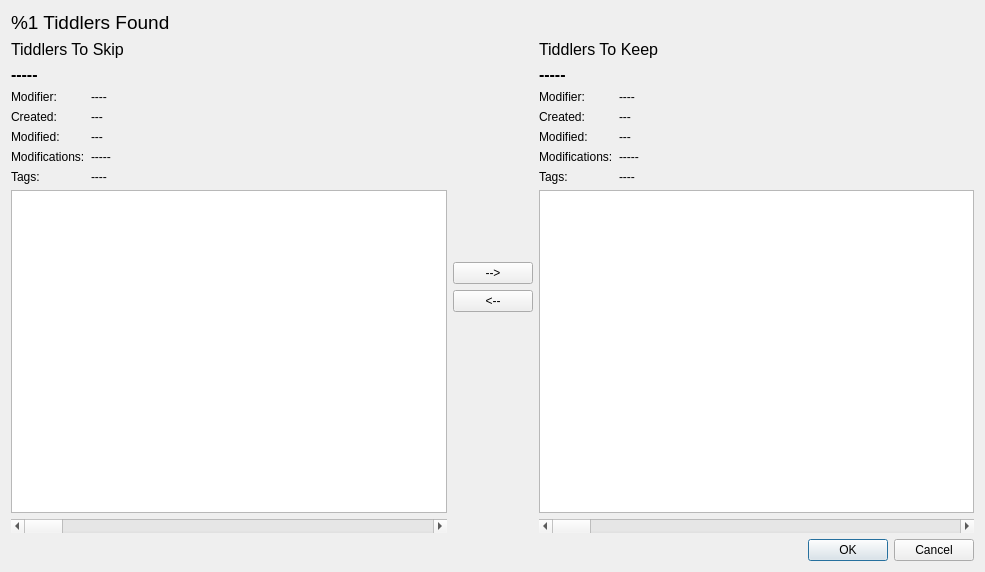
<?xml version="1.0" encoding="UTF-8"?>
<ui version="4.0">
 <class>PreviewImportDialog</class>
 <widget class="QDialog" name="PreviewImportDialog">
  <property name="geometry">
   <rect>
    <x>0</x>
    <y>0</y>
    <width>985</width>
    <height>572</height>
   </rect>
  </property>
  <property name="windowTitle">
   <string>Preview Import</string>
  </property>
  <layout class="QVBoxLayout" name="verticalLayout_4">
   <item>
    <widget class="QLabel" name="numTiddlersLabel">
     <property name="font">
      <font>
       <pointsize>14</pointsize>
      </font>
     </property>
     <property name="text">
      <string>%1 Tiddlers Found</string>
     </property>
    </widget>
   </item>
   <item>
    <layout class="QHBoxLayout" name="horizontalLayout">
     <item>
      <layout class="QVBoxLayout" name="verticalLayout_2">
       <item>
        <widget class="QLabel" name="label_11">
         <property name="font">
          <font>
           <pointsize>12</pointsize>
          </font>
         </property>
         <property name="text">
          <string>Tiddlers To Skip</string>
         </property>
        </widget>
       </item>
       <item>
        <widget class="QLabel" name="skipPageTitleLabel">
         <property name="font">
          <font>
           <pointsize>12</pointsize>
           <weight>75</weight>
           <bold>true</bold>
          </font>
         </property>
         <property name="text">
          <string>-----</string>
         </property>
        </widget>
       </item>
       <item>
        <layout class="QFormLayout" name="formLayout">
         <item row="0" column="0">
          <widget class="QLabel" name="label_5">
           <property name="text">
            <string>Modifier:</string>
           </property>
          </widget>
         </item>
         <item row="0" column="1">
          <widget class="QLabel" name="skipCreatorLabel">
           <property name="sizePolicy">
            <sizepolicy hsizetype="Preferred" vsizetype="Preferred">
             <horstretch>1</horstretch>
             <verstretch>0</verstretch>
            </sizepolicy>
           </property>
           <property name="text">
            <string>----</string>
           </property>
          </widget>
         </item>
         <item row="1" column="0">
          <widget class="QLabel" name="label">
           <property name="text">
            <string>Created:</string>
           </property>
          </widget>
         </item>
         <item row="1" column="1">
          <widget class="QLabel" name="skipDateCreatedLabel">
           <property name="text">
            <string>---</string>
           </property>
          </widget>
         </item>
         <item row="2" column="0">
          <widget class="QLabel" name="label_2">
           <property name="text">
            <string>Modified:</string>
           </property>
          </widget>
         </item>
         <item row="2" column="1">
          <widget class="QLabel" name="skipDateModifiedLabel">
           <property name="text">
            <string>---</string>
           </property>
          </widget>
         </item>
         <item row="3" column="0">
          <widget class="QLabel" name="label_3">
           <property name="text">
            <string>Modifications:</string>
           </property>
          </widget>
         </item>
         <item row="3" column="1">
          <widget class="QLabel" name="skipNumModsLabel">
           <property name="text">
            <string>-----</string>
           </property>
          </widget>
         </item>
         <item row="4" column="0">
          <widget class="QLabel" name="label_4">
           <property name="text">
            <string>Tags:</string>
           </property>
          </widget>
         </item>
         <item row="4" column="1">
          <widget class="QLabel" name="skipTagsLabel">
           <property name="sizePolicy">
            <sizepolicy hsizetype="Preferred" vsizetype="Preferred">
             <horstretch>1</horstretch>
             <verstretch>0</verstretch>
            </sizepolicy>
           </property>
           <property name="text">
            <string>----</string>
           </property>
          </widget>
         </item>
        </layout>
       </item>
       <item>
        <widget class="QTextBrowser" name="skipPageBrowser"/>
       </item>
       <item>
        <widget class="QScrollBar" name="skipHorizontalScrollBar">
         <property name="orientation">
          <enum>Qt::Horizontal</enum>
         </property>
        </widget>
       </item>
      </layout>
     </item>
     <item>
      <layout class="QVBoxLayout" name="verticalLayout_3">
       <item>
        <spacer name="verticalSpacer">
         <property name="orientation">
          <enum>Qt::Vertical</enum>
         </property>
         <property name="sizeHint" stdset="0">
          <size>
           <width>20</width>
           <height>40</height>
          </size>
         </property>
        </spacer>
       </item>
       <item>
        <widget class="QPushButton" name="addPageButton">
         <property name="text">
          <string>--&gt;</string>
         </property>
        </widget>
       </item>
       <item>
        <widget class="QPushButton" name="removePageButton">
         <property name="text">
          <string>&lt;--</string>
         </property>
        </widget>
       </item>
       <item>
        <spacer name="verticalSpacer_2">
         <property name="orientation">
          <enum>Qt::Vertical</enum>
         </property>
         <property name="sizeHint" stdset="0">
          <size>
           <width>20</width>
           <height>40</height>
          </size>
         </property>
        </spacer>
       </item>
      </layout>
     </item>
     <item>
      <layout class="QVBoxLayout" name="verticalLayout">
       <item>
        <widget class="QLabel" name="label_12">
         <property name="font">
          <font>
           <pointsize>12</pointsize>
          </font>
         </property>
         <property name="text">
          <string>Tiddlers To Keep</string>
         </property>
        </widget>
       </item>
       <item>
        <widget class="QLabel" name="keepPageTitleLabel">
         <property name="font">
          <font>
           <pointsize>12</pointsize>
           <weight>75</weight>
           <bold>true</bold>
          </font>
         </property>
         <property name="text">
          <string>-----</string>
         </property>
        </widget>
       </item>
       <item>
        <layout class="QFormLayout" name="formLayout_2">
         <item row="0" column="0">
          <widget class="QLabel" name="label_7">
           <property name="text">
            <string>Modifier:</string>
           </property>
          </widget>
         </item>
         <item row="0" column="1">
          <widget class="QLabel" name="keepCreatorLabel">
           <property name="sizePolicy">
            <sizepolicy hsizetype="Preferred" vsizetype="Preferred">
             <horstretch>1</horstretch>
             <verstretch>0</verstretch>
            </sizepolicy>
           </property>
           <property name="text">
            <string>----</string>
           </property>
          </widget>
         </item>
         <item row="1" column="0">
          <widget class="QLabel" name="label_8">
           <property name="text">
            <string>Created:</string>
           </property>
          </widget>
         </item>
         <item row="1" column="1">
          <widget class="QLabel" name="keepDateCreatedLabel">
           <property name="text">
            <string>---</string>
           </property>
          </widget>
         </item>
         <item row="2" column="0">
          <widget class="QLabel" name="label_9">
           <property name="text">
            <string>Modified:</string>
           </property>
          </widget>
         </item>
         <item row="2" column="1">
          <widget class="QLabel" name="keepDateModifiedLabel">
           <property name="text">
            <string>---</string>
           </property>
          </widget>
         </item>
         <item row="3" column="0">
          <widget class="QLabel" name="label_10">
           <property name="text">
            <string>Modifications:</string>
           </property>
          </widget>
         </item>
         <item row="3" column="1">
          <widget class="QLabel" name="keepNumModsLabel">
           <property name="text">
            <string>-----</string>
           </property>
          </widget>
         </item>
         <item row="4" column="0">
          <widget class="QLabel" name="label_6">
           <property name="text">
            <string>Tags:</string>
           </property>
          </widget>
         </item>
         <item row="4" column="1">
          <widget class="QLabel" name="keepTagsLabel">
           <property name="sizePolicy">
            <sizepolicy hsizetype="Preferred" vsizetype="Preferred">
             <horstretch>1</horstretch>
             <verstretch>0</verstretch>
            </sizepolicy>
           </property>
           <property name="text">
            <string>----</string>
           </property>
          </widget>
         </item>
        </layout>
       </item>
       <item>
        <widget class="QTextBrowser" name="keepPageBrowser"/>
       </item>
       <item>
        <widget class="QScrollBar" name="keepHorizontalScrollBar">
         <property name="orientation">
          <enum>Qt::Horizontal</enum>
         </property>
        </widget>
       </item>
      </layout>
     </item>
    </layout>
   </item>
   <item>
    <widget class="QDialogButtonBox" name="buttonBox">
     <property name="orientation">
      <enum>Qt::Horizontal</enum>
     </property>
     <property name="standardButtons">
      <set>QDialogButtonBox::Cancel|QDialogButtonBox::Ok</set>
     </property>
    </widget>
   </item>
  </layout>
 </widget>
 <resources/>
 <connections>
  <connection>
   <sender>buttonBox</sender>
   <signal>accepted()</signal>
   <receiver>PreviewImportDialog</receiver>
   <slot>accept()</slot>
   <hints>
    <hint type="sourcelabel">
     <x>248</x>
     <y>254</y>
    </hint>
    <hint type="destinationlabel">
     <x>157</x>
     <y>274</y>
    </hint>
   </hints>
  </connection>
  <connection>
   <sender>buttonBox</sender>
   <signal>rejected()</signal>
   <receiver>PreviewImportDialog</receiver>
   <slot>reject()</slot>
   <hints>
    <hint type="sourcelabel">
     <x>316</x>
     <y>260</y>
    </hint>
    <hint type="destinationlabel">
     <x>286</x>
     <y>274</y>
    </hint>
   </hints>
  </connection>
 </connections>
</ui>
